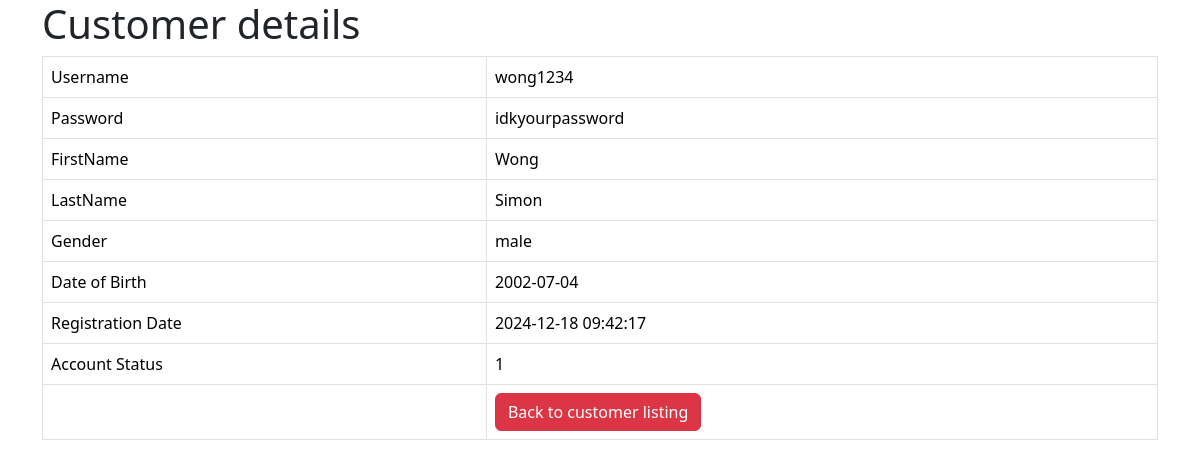
Before: /customer_details.php?username=wong1234 with the older database file.
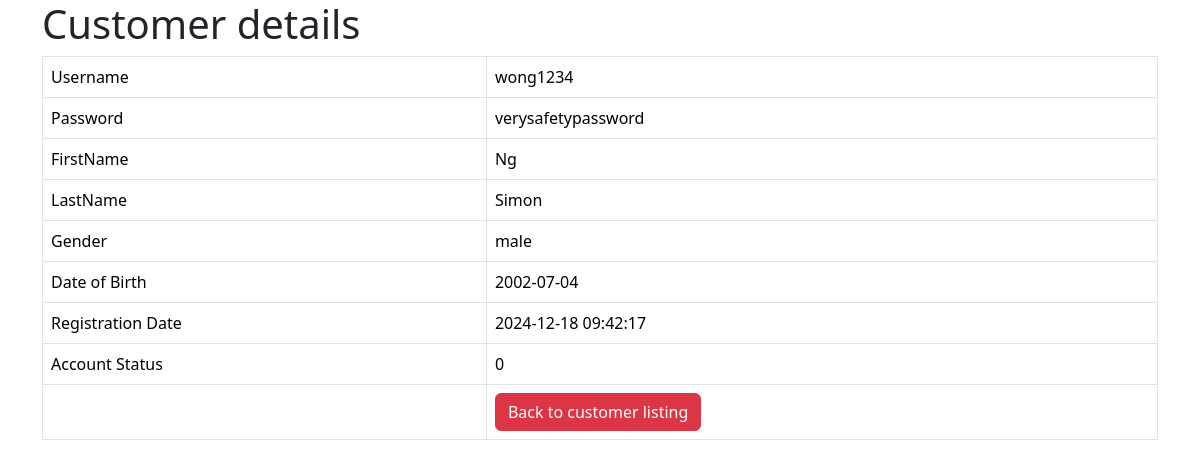
After: the same page with the newer database file.
### tables this page shows
CREATE TABLE IF NOT EXISTS `customer` (
  `username` varchar(128) NOT NULL,
  `password` varchar(128) NOT NULL,
  `firstname` text NOT NULL,
  `lastname` text NOT NULL,
  `gender` text NOT NULL,
  `dob` date NOT NULL,
  `registration_date` datetime NOT NULL DEFAULT CURRENT_TIMESTAMP,
  `account_status` tinyint(1) NOT NULL,
  PRIMARY KEY (`username`)
);

### customer_details.php (the view, shortened to what this page needs)
<!DOCTYPE HTML>
<html>
<head>
    <link href="https://cdn.jsdelivr.net/npm/bootstrap@5.3.3/dist/css/bootstrap.min.css" rel="stylesheet">
</head>
<body>
    <div class="container">
        <div class="page-header">
            <h1>Customer details</h1>
        </div>
        <?php
        $name = isset($_GET['username']) ? $_GET['username'] : die('ERROR: Record ID not found.');
        include 'config/database.php';
        try {
            $query = "SELECT username, password, firstname, lastname, gender, dob, registration_date, account_status FROM customer WHERE username = ? LIMIT 0,1";
            $stmt = $con->prepare($query);
            $stmt->bindParam(1, $name);
            $stmt->execute();
            $row = $stmt->fetch(PDO::FETCH_ASSOC);
            $fetched_name = $row['username'];
            $fetched_password = $row['password'];
            $firstname = $row['firstname'];
            $lastname = $row['lastname'];
            $gender = $row['gender'];
            $dob = $row['dob'];
            $registration_date = $row['registration_date'];
            $account_status = $row['account_status'];
        }
        catch (PDOException $exception) {
            die('ERROR: ' . $exception->getMessage());
        }
        ?>
        <table class='table table-hover table-responsive table-bordered'>
            <tr>
                <td>Username</td>
                <td><?php echo $fetched_name;  ?></td>
            </tr>
            <tr>
                <td>Password</td>
                <td><?php echo $fetched_password;  ?></td>
            </tr>
            <tr>
                <td>FirstName</td>
                <td><?php echo $firstname;  ?></td>
            </tr>
            <tr>
                <td>LastName</td>
                <td><?php echo $lastname;  ?></td>
            </tr>
            <tr>
                <td>Gender</td>
                <td><?php echo $gender;  ?></td>
            </tr>
            <tr>
                <td>Date of Birth</td>
                <td><?php echo $dob;  ?></td>
            </tr>
            <tr>
                <td>Registration Date</td>
                <td><?php echo $registration_date;  ?></td>
            </tr>
            <tr>
                <td>Account Status</td>
                <td><?php echo $account_status;  ?></td>
            </tr>
            <tr>
                <td></td>
                <td>
                    <a href='customer_listing.php' class='btn btn-danger'>Back to customer listing</a>
                </td>
            </tr>
        </table>
    </div>
</body>
</html>

Changed rows visible on the page:
changed customer "wong1234": password "idkyourpassword" → "verysafetypassword"; firstname "Wong" → "Ng"; account_status "1" → "0"
